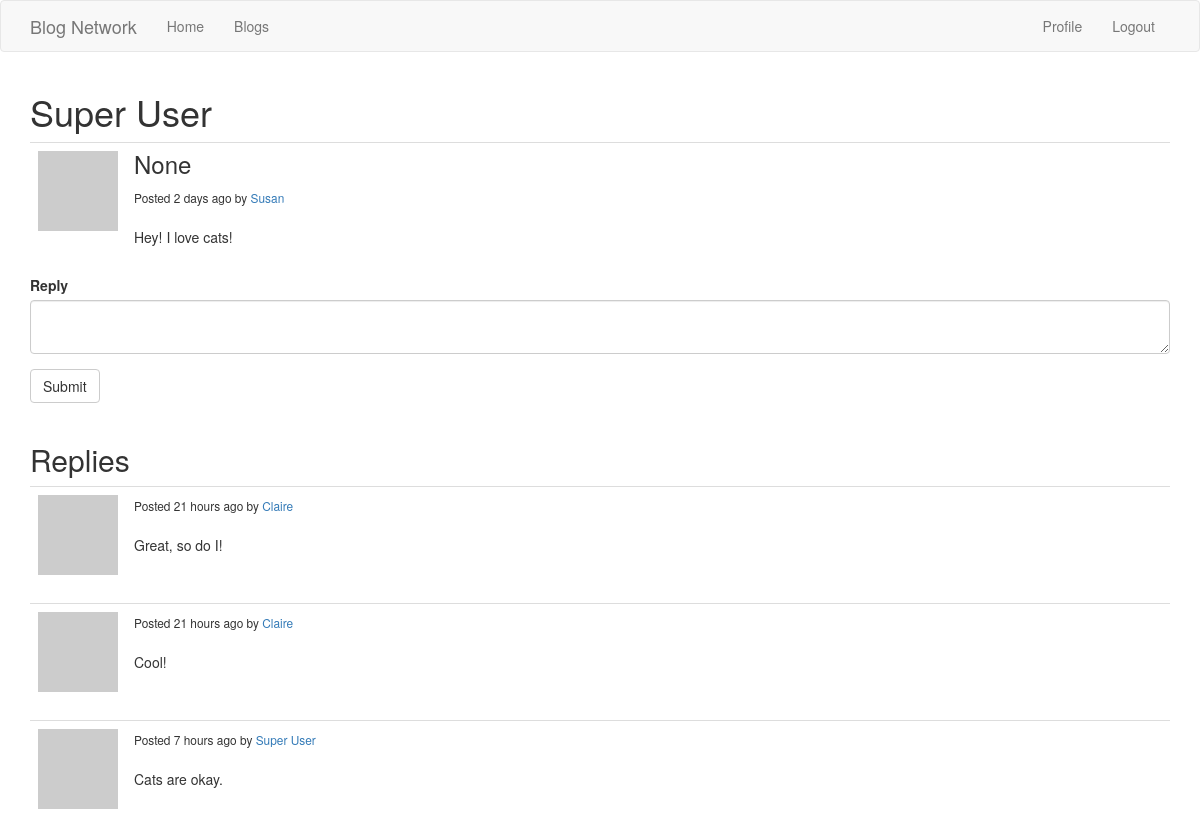
The app's page /post/2 (signed in) with its own data.
### main/models.py (models this page shows, shortened)
class User(UserMixin, db.Model):
    id = db.Column(db.Integer, primary_key=True)
    username = db.Column(db.Text(), index=True, unique=True)
    email = db.Column(db.Text(), index=True, unique=True)
    password_hash = db.Column(db.Text())
    posts = db.relationship('Post', backref='author', lazy='dynamic')
    comments = db.relationship('Comment', backref='author', lazy='dynamic')
    about_me = db.Column(db.Text())
    last_seen = db.Column(db.DateTime, default=datetime.utcnow)
    followed = db.relationship(
        'User', secondary=followers,
        primaryjoin=(followers.c.follower_id == id),
        secondaryjoin=(followers.c.followed_id == id),
        backref=db.backref('followers', lazy='dynamic'), lazy='dynamic')
    def avatar(self, size):
        digest = md5(self.email.lower().encode('utf-8')).hexdigest()
        return 'https://www.gravatar.com/avatar/{}?d=identicon&s={}'.format(
            digest, size)

class Post(db.Model):
    id = db.Column(db.Integer, primary_key=True)
    body = db.Column(db.Text())
    title = db.Column(db.Text())
    comments = db.relationship('Comment', backref='source', lazy='dynamic')
    timestamp = db.Column(db.DateTime, index=True, default=datetime.utcnow)
    user_id = db.Column(db.Integer, db.ForeignKey('user.id'))

class Comment(db.Model):
    id = db.Column(db.Integer, primary_key=True)
    body = db.Column(db.Text())
    timestamp = db.Column(db.DateTime, index=True, default=datetime.utcnow)
    user_id = db.Column(db.Integer, db.ForeignKey('user.id'))
    in_response_to = db.Column(db.Integer, db.ForeignKey('post.id'))
    dummy = db.Column(db.Integer)

### main/urls.py (the view)
@blog.route('/post/<id>', methods=['GET', 'POST'])
@login_required
def post(id):
    form = CommentForm()
    post = Post.query.filter_by(id=id).first_or_404()
    if form.validate_on_submit():
        comment = Comment(body=form.comment.data, author=current_user, source=post)
        db.session.add(comment)
        db.session.commit()
        flash('Comment successful.')
        return redirect(url_for('post', id=id))
    comments = post.comments
    return render_template('idpost.html', post=post, form=form, comments=comments)

### main/forms.py
class CommentForm(FlaskForm):
    comment = TextAreaField('Reply', validators=[
        DataRequired(), Length(min=1, max=10000)])
    submit = SubmitField('Submit')

### main/models.py (called while the page is built)
@login.user_loader
def load_user(id):
    return User.query.get(int(id))

### main/urls.py (called while the page is built)
@blog.before_request
def before_request():
    if current_user.is_authenticated:
        current_user.last_seen = datetime.utcnow()
        db.session.commit()

### main/templates/idpost.html
{% extends "base.html" %}
{% import 'bootstrap/wtf.html' as wtf %}
{% block blog_content %}
    <h1>{{ current_user.username }}</h1>
    <table class="table table-hover">
    <tr>
        <td width="70px">
            <a href="{{ url_for('user', username=post.author.username) }}">
                <img src="{{ post.author.avatar(70) }}" />
            </a>
        </td>
        <td>
            <h3 style="margin-top: 0px">{{ post.title }}</h3>
            <small>
            Posted {{ moment(post.timestamp).fromNow() }} by
            <a href="{{ url_for('user', username=post.author.username) }}">
                {{ post.author.username }}
            </a>
            </small>
            <br>
            <br>
            {{ post.body }}
        </td>
    </tr>
    </table>
    {% if form %}
    {{ wtf.quick_form(form) }}
    <br>
    {% endif %}
    <h2>Replies</h2>
    {% for comment in comments %}
    <table class="table table-hover">
        <tr>
            <td width="70px">
                <a href="{{ url_for('user', username=comment.author.username) }}">
                    <img src="{{ comment.author.avatar(70) }}" />
                </a>
            </td>
            <td>
                <small>
                    Posted {{ moment(comment.timestamp).fromNow() }} by
                <a href="{{ url_for('user', username=comment.author.username) }}">
                    {{ comment.author.username }}
               </a>
                </small>
                <br>
                <br>
                {{ comment.body }}
            </td>
        </tr>
    </table>
    {% endfor %}
{% endblock %}

### records on screen
User: username "Super User"
Post: title "None", timestamp "2 days ago", body "Hey! I love cats!"
User: author.username "Susan"
Comment: timestamp "21 hours ago", author.username "Claire", body "Great, so do I!"
Comment: timestamp "21 hours ago", author.username "Claire", body "Cool!"
Comment: timestamp "7 hours ago", author.username "Super User", body "Cats are okay."
